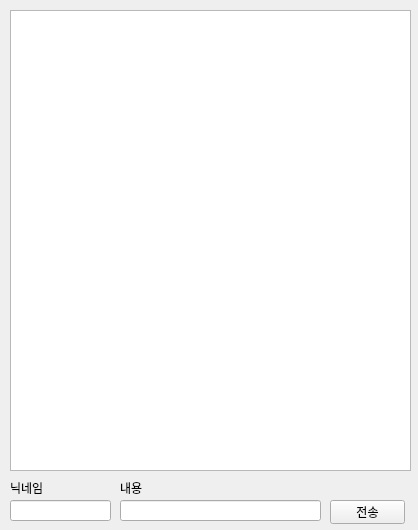
<?xml version="1.0" encoding="UTF-8"?>
<ui version="4.0">
 <class>MainWindow</class>
 <widget class="QMainWindow" name="MainWindow">
  <property name="geometry">
   <rect>
    <x>0</x>
    <y>0</y>
    <width>418</width>
    <height>530</height>
   </rect>
  </property>
  <property name="windowTitle">
   <string>메신저</string>
  </property>
  <widget class="QWidget" name="centralwidget">
   <widget class="QListWidget" name="list_chatroom">
    <property name="geometry">
     <rect>
      <x>10</x>
      <y>10</y>
      <width>401</width>
      <height>461</height>
     </rect>
    </property>
   </widget>
   <widget class="QLineEdit" name="edit_chat">
    <property name="geometry">
     <rect>
      <x>120</x>
      <y>500</y>
      <width>201</width>
      <height>21</height>
     </rect>
    </property>
   </widget>
   <widget class="QLineEdit" name="edit_nickname">
    <property name="geometry">
     <rect>
      <x>10</x>
      <y>500</y>
      <width>101</width>
      <height>21</height>
     </rect>
    </property>
   </widget>
   <widget class="QLabel" name="label">
    <property name="geometry">
     <rect>
      <x>10</x>
      <y>480</y>
      <width>50</width>
      <height>16</height>
     </rect>
    </property>
    <property name="text">
     <string>닉네임</string>
    </property>
   </widget>
   <widget class="QLabel" name="label_2">
    <property name="geometry">
     <rect>
      <x>120</x>
      <y>480</y>
      <width>50</width>
      <height>16</height>
     </rect>
    </property>
    <property name="text">
     <string>내용</string>
    </property>
   </widget>
   <widget class="QPushButton" name="btn_send">
    <property name="geometry">
     <rect>
      <x>330</x>
      <y>500</y>
      <width>75</width>
      <height>24</height>
     </rect>
    </property>
    <property name="text">
     <string>전송</string>
    </property>
   </widget>
  </widget>
 </widget>
 <resources/>
 <connections/>
</ui>
